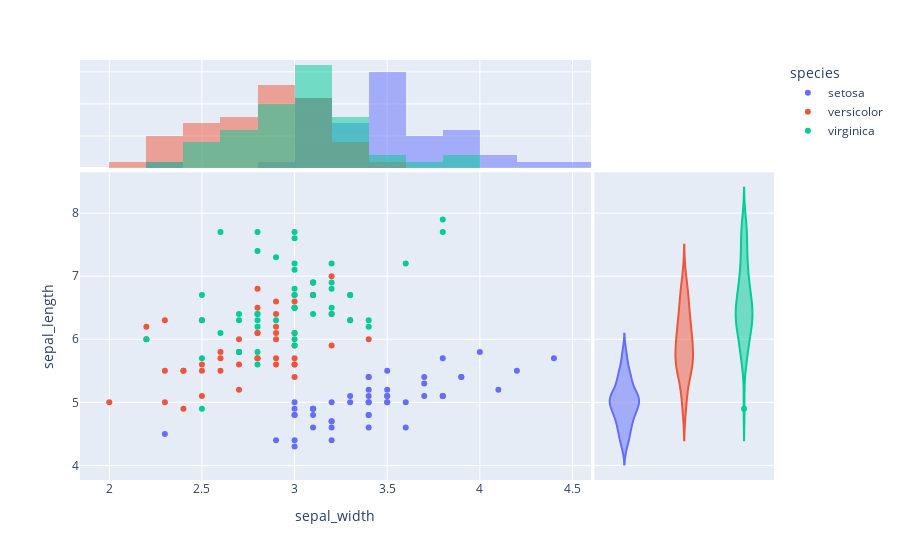

Notebook source saved alongside this figure:
### Markdown cell above
- Distribuição entre 2 variáveis numéricas

- Pode ser enriquecido por distribuições marginais

- Evitar [overplotting](https://www.data-to-viz.com/caveat/overplotting.html)

- Algumas desvantagens podem ser:

    - [Paradoxo de Simpson](https://www.data-to-viz.com/caveat/simpson.html)

    - Correlações (aparentemente) positivas

    - Correlações espúrias

Scatter plot no From data to Viz: https://www.data-to-viz.com/graph/scatter.html

Documentação do Plotly: https://plotly.com/python/line-and-scatter/

Correlações espúrias: https://www.tylervigen.com/spurious-correlations

Podemos ter, por exemplo, com o conjunto de dados `iris` um Scatter plot possuindo um Histograma considerando os dados no eixo X, e um Violin plot no eixo Y:

### Code cell
import plotly.figure_factory as ff
import plotly.express as px
import plotly.io as pio
import seaborn as sns
import numpy as np

iris = px.data.iris().drop(["species_id"], axis=1)
iris_data = px.data.iris().drop(["species_id", "species"], axis=1)

scatter = px.scatter(iris,
    x="sepal_width", y="sepal_length",
    marginal_x="histogram", marginal_y="violin",
    color="species")
scatter.show()

### Figure 1 — Plotly figure (JSON) as saved in the notebook; plotly's stock layout.template omitted (floating-point values rounded to 4 significant figures)
{"data": [{"hovertemplate": "species=setosa<br>sepal_width=%{x}<br>sepal_length=%{y}<extra></extra>", "legendgroup": "setosa", "marker": {"color": "#636efa", "symbol": "circle"}, "mode": "markers", "name": "setosa", "orientation": "v", "showlegend": true, "type": "scatter", "x": [3.5, 3, 3.2, 3.1, 3.6, 3.9, 3.4, 3.4, 2.9, 3.1, 3.7, 3.4, 3, 3, 4, 4.4, 3.9, 3.5, 3.8, 3.8, 3.4, 3.7, 3.6, 3.3, 3.4, 3, 3.4, 3.5, 3.4, 3.2, 3.1, 3.4, 4.1, 4.2, 3.1, 3.2, 3.5, 3.1, 3, 3.4, 3.5, 2.3, 3.2, 3.5, 3.8, 3, 3.8, 3.2, 3.7, 3.3], "xaxis": "x", "y": [5.1, 4.9, 4.7, 4.6, 5, 5.4, 4.6, 5, 4.4, 4.9, 5.4, 4.8, 4.8, 4.3, 5.8, 5.7, 5.4, 5.1, 5.7, 5.1, 5.4, 5.1, 4.6, 5.1, 4.8, 5, 5, 5.2, 5.2, 4.7, 4.8, 5.4, 5.2, 5.5, 4.9, 5, 5.5, 4.9, 4.4, 5.1, 5, 4.5, 4.4, 5, 5.1, 4.8, 5.1, 4.6, 5.3, 5], "yaxis": "y"}, {"alignmentgroup": "True", "bingroup": "x", "hovertemplate": "species=setosa<br>sepal_width=%{x}<br>count=%{y}<extra></extra>", "legendgroup": "setosa", "marker": {"color": "#636efa"}, "name": "setosa", "offsetgroup": "setosa", "opacity": 0.5, "showlegend": false, "type": "histogram", "x": [3.5, 3, 3.2, 3.1, 3.6, 3.9, 3.4, 3.4, 2.9, 3.1, 3.7, 3.4, 3, 3, 4, 4.4, 3.9, 3.5, 3.8, 3.8, 3.4, 3.7, 3.6, 3.3, 3.4, 3, 3.4, 3.5, 3.4, 3.2, 3.1, 3.4, 4.1, 4.2, 3.1, 3.2, 3.5, 3.1, 3, 3.4, 3.5, 2.3, 3.2, 3.5, 3.8, 3, 3.8, 3.2, 3.7, 3.3], "xaxis": "x3", "yaxis": "y3"}, {"alignmentgroup": "True", "hovertemplate": "species=setosa<br>sepal_length=%{y}<extra></extra>", "legendgroup": "setosa", "marker": {"color": "#636efa", "symbol": "circle"}, "name": "setosa", "offsetgroup": "setosa", "scalegroup": "y", "showlegend": false, "type": "violin", "xaxis": "x2", "y": [5.1, 4.9, 4.7, 4.6, 5, 5.4, 4.6, 5, 4.4, 4.9, 5.4, 4.8, 4.8, 4.3, 5.8, 5.7, 5.4, 5.1, 5.7, 5.1, 5.4, 5.1, 4.6, 5.1, 4.8, 5, 5, 5.2, 5.2, 4.7, 4.8, 5.4, 5.2, 5.5, 4.9, 5, 5.5, 4.9, 4.4, 5.1, 5, 4.5, 4.4, 5, 5.1, 4.8, 5.1, 4.6, 5.3, 5], "yaxis": "y2"}, {"hovertemplate": "species=versicolor<br>sepal_width=%{x}<br>sepal_length=%{y}<extra></extra>", "legendgroup": "versicolor", "marker": {"color": "#EF553B", "symbol": "circle"}, "mode": "markers", "name": "versicolor", "orientation": "v", "showlegend": true, "type": "scatter", "x": [3.2, 3.2, 3.1, 2.3, 2.8, 2.8, 3.3, 2.4, 2.9, 2.7, 2, 3, 2.2, 2.9, 2.9, 3.1, 3, 2.7, 2.2, 2.5, 3.2, 2.8, 2.5, 2.8, 2.9, 3, 2.8, 3, 2.9, 2.6, 2.4, 2.4, 2.7, 2.7, 3, 3.4, 3.1, 2.3, 3, 2.5, 2.6, 3, 2.6, 2.3, 2.7, 3, 2.9, 2.9, 2.5, 2.8], "xaxis": "x", "y": [7, 6.4, 6.9, 5.5, 6.5, 5.7, 6.3, 4.9, 6.6, 5.2, 5, 5.9, 6, 6.1, 5.6, 6.7, 5.6, 5.8, 6.2, 5.6, 5.9, 6.1, 6.3, 6.1, 6.4, 6.6, 6.8, 6.7, 6, 5.7, 5.5, 5.5, 5.8, 6, 5.4, 6, 6.7, 6.3, 5.6, 5.5, 5.5, 6.1, 5.8, 5, 5.6, 5.7, 5.7, 6.2, 5.1, 5.7], "yaxis": "y"}, {"alignmentgroup": "True", "bingroup": "x", "hovertemplate": "species=versicolor<br>sepal_width=%{x}<br>count=%{y}<extra></extra>", "legendgroup": "versicolor", "marker": {"color": "#EF553B"}, "name": "versicolor", "offsetgroup": "versicolor", "opacity": 0.5, "showlegend": false, "type": "histogram", "x": [3.2, 3.2, 3.1, 2.3, 2.8, 2.8, 3.3, 2.4, 2.9, 2.7, 2, 3, 2.2, 2.9, 2.9, 3.1, 3, 2.7, 2.2, 2.5, 3.2, 2.8, 2.5, 2.8, 2.9, 3, 2.8, 3, 2.9, 2.6, 2.4, 2.4, 2.7, 2.7, 3, 3.4, 3.1, 2.3, 3, 2.5, 2.6, 3, 2.6, 2.3, 2.7, 3, 2.9, 2.9, 2.5, 2.8], "xaxis": "x3", "yaxis": "y3"}, {"alignmentgroup": "True", "hovertemplate": "species=versicolor<br>sepal_length=%{y}<extra></extra>", "legendgroup": "versicolor", "marker": {"color": "#EF553B", "symbol": "circle"}, "name": "versicolor", "offsetgroup": "versicolor", "scalegroup": "y", "showlegend": false, "type": "violin", "xaxis": "x2", "y": [7, 6.4, 6.9, 5.5, 6.5, 5.7, 6.3, 4.9, 6.6, 5.2, 5, 5.9, 6, 6.1, 5.6, 6.7, 5.6, 5.8, 6.2, 5.6, 5.9, 6.1, 6.3, 6.1, 6.4, 6.6, 6.8, 6.7, 6, 5.7, 5.5, 5.5, 5.8, 6, 5.4, 6, 6.7, 6.3, 5.6, 5.5, 5.5, 6.1, 5.8, 5, 5.6, 5.7, 5.7, 6.2, 5.1, 5.7], "yaxis": "y2"}, {"hovertemplate": "species=virginica<br>sepal_width=%{x}<br>sepal_length=%{y}<extra></extra>", "legendgroup": "virginica", "marker": {"color": "#00cc96", "symbol": "circle"}, "mode": "markers", "name": "virginica", "orientation": "v", "showlegend": true, "type": "scatter", "x": [3.3, 2.7, 3, 2.9, 3, 3, 2.5, 2.9, 2.5, 3.6, 3.2, 2.7, 3, 2.5, 2.8, 3.2, 3, 3.8, 2.6, 2.2, 3.2, 2.8, 2.8, 2.7, 3.3, 3.2, 2.8, 3, 2.8, 3, 2.8, 3.8, 2.8, 2.8, 2.6, 3, 3.4, 3.1, 3, 3.1, 3.1, 3.1, 2.7, 3.2, 3.3, 3, 2.5, 3, 3.4, 3], "xaxis": "x", "y": [6.3, 5.8, 7.1, 6.3, 6.5, 7.6, 4.9, 7.3, 6.7, 7.2, 6.5, 6.4, 6.8, 5.7, 5.8, 6.4, 6.5, 7.7, 7.7, 6, 6.9, 5.6, 7.7, 6.3, 6.7, 7.2, 6.2, 6.1, 6.4, 7.2, 7.4, 7.9, 6.4, 6.3, 6.1, 7.7, 6.3, 6.4, 6, 6.9, 6.7, 6.9, 5.8, 6.8, 6.7, 6.7, 6.3, 6.5, 6.2, 5.9], "yaxis": "y"}, {"alignmentgroup": "True", "bingroup": "x", "hovertemplate": "species=virginica<br>sepal_width=%{x}<br>count=%{y}<extra></extra>", "legendgroup": "virginica", "marker": {"color": "#00cc96"}, "name": "virginica", "offsetgroup": "virginica", "opacity": 0.5, "showlegend": false, "type": "histogram", "x": [3.3, 2.7, 3, 2.9, 3, 3, 2.5, 2.9, 2.5, 3.6, 3.2, 2.7, 3, 2.5, 2.8, 3.2, 3, 3.8, 2.6, 2.2, 3.2, 2.8, 2.8, 2.7, 3.3, 3.2, 2.8, 3, 2.8, 3, 2.8, 3.8, 2.8, 2.8, 2.6, 3, 3.4, 3.1, 3, 3.1, 3.1, 3.1, 2.7, 3.2, 3.3, 3, 2.5, 3, 3.4, 3], "xaxis": "x3", "yaxis": "y3"}, {"alignmentgroup": "True", "hovertemplate": "species=virginica<br>sepal_length=%{y}<extra></extra>", "legendgroup": "virginica", "marker": {"color": "#00cc96", "symbol": "circle"}, "name": "virginica", "offsetgroup": "virginica", "scalegroup": "y", "showlegend": false, "type": "violin", "xaxis": "x2", "y": [6.3, 5.8, 7.1, 6.3, 6.5, 7.6, 4.9, 7.3, 6.7, 7.2, 6.5, 6.4, 6.8, 5.7, 5.8, 6.4, 6.5, 7.7, 7.7, 6, 6.9, 5.6, 7.7, 6.3, 6.7, 7.2, 6.2, 6.1, 6.4, 7.2, 7.4, 7.9, 6.4, 6.3, 6.1, 7.7, 6.3, 6.4, 6, 6.9, 6.7, 6.9, 5.8, 6.8, 6.7, 6.7, 6.3, 6.5, 6.2, 5.9], "yaxis": "y2"}], "layout": {"barmode": "overlay", "legend": {"title": {"text": "species"}, "tracegroupgap": 0}, "margin": {"t": 60}, "xaxis": {"anchor": "y", "domain": [0, 0.7363], "title": {"text": "sepal_width"}}, "xaxis2": {"anchor": "y2", "domain": [0.7413, 1], "matches": "x2", "showgrid": false, "showline": false, "showticklabels": false, "ticks": ""}, "xaxis3": {"anchor": "y3", "domain": [0, 0.7363], "matches": "x", "showgrid": true, "showticklabels": false}, "xaxis4": {"anchor": "y4", "domain": [0.7413, 1], "matches": "x2", "showgrid": false, "showline": false, "showticklabels": false, "ticks": ""}, "yaxis": {"anchor": "x", "domain": [0, 0.7326], "title": {"text": "sepal_length"}}, "yaxis2": {"anchor": "x2", "domain": [0, 0.7326], "matches": "y", "showgrid": true, "showticklabels": false}, "yaxis3": {"anchor": "x3", "domain": [0.7426, 1], "matches": "y3", "showgrid": true, "showline": false, "showticklabels": false, "ticks": ""}, "yaxis4": {"anchor": "x4", "domain": [0.7426, 1], "matches": "y3", "showgrid": true, "showline": false, "showticklabels": false, "ticks": ""}}}
